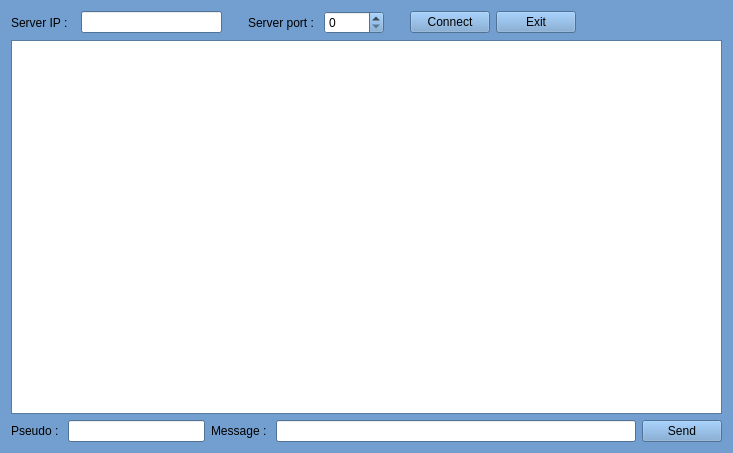
<?xml version="1.0" encoding="UTF-8"?>
<ui version="4.0">
 <class>ClientWindow</class>
 <widget class="QWidget" name="ClientWindow">
  <property name="geometry">
   <rect>
    <x>0</x>
    <y>0</y>
    <width>733</width>
    <height>453</height>
   </rect>
  </property>
  <property name="palette">
   <palette>
    <active>
     <colorrole role="WindowText">
      <brush brushstyle="SolidPattern">
       <color alpha="255">
        <red>0</red>
        <green>0</green>
        <blue>0</blue>
       </color>
      </brush>
     </colorrole>
     <colorrole role="Button">
      <brush brushstyle="SolidPattern">
       <color alpha="255">
        <red>114</red>
        <green>159</green>
        <blue>207</blue>
       </color>
      </brush>
     </colorrole>
     <colorrole role="Light">
      <brush brushstyle="SolidPattern">
       <color alpha="255">
        <red>196</red>
        <green>225</green>
        <blue>255</blue>
       </color>
      </brush>
     </colorrole>
     <colorrole role="Midlight">
      <brush brushstyle="SolidPattern">
       <color alpha="255">
        <red>155</red>
        <green>192</green>
        <blue>231</blue>
       </color>
      </brush>
     </colorrole>
     <colorrole role="Dark">
      <brush brushstyle="SolidPattern">
       <color alpha="255">
        <red>57</red>
        <green>79</green>
        <blue>103</blue>
       </color>
      </brush>
     </colorrole>
     <colorrole role="Mid">
      <brush brushstyle="SolidPattern">
       <color alpha="255">
        <red>76</red>
        <green>106</green>
        <blue>138</blue>
       </color>
      </brush>
     </colorrole>
     <colorrole role="Text">
      <brush brushstyle="SolidPattern">
       <color alpha="255">
        <red>0</red>
        <green>0</green>
        <blue>0</blue>
       </color>
      </brush>
     </colorrole>
     <colorrole role="BrightText">
      <brush brushstyle="SolidPattern">
       <color alpha="255">
        <red>255</red>
        <green>255</green>
        <blue>255</blue>
       </color>
      </brush>
     </colorrole>
     <colorrole role="ButtonText">
      <brush brushstyle="SolidPattern">
       <color alpha="255">
        <red>0</red>
        <green>0</green>
        <blue>0</blue>
       </color>
      </brush>
     </colorrole>
     <colorrole role="Base">
      <brush brushstyle="SolidPattern">
       <color alpha="255">
        <red>255</red>
        <green>255</green>
        <blue>255</blue>
       </color>
      </brush>
     </colorrole>
     <colorrole role="Window">
      <brush brushstyle="SolidPattern">
       <color alpha="255">
        <red>114</red>
        <green>159</green>
        <blue>207</blue>
       </color>
      </brush>
     </colorrole>
     <colorrole role="Shadow">
      <brush brushstyle="SolidPattern">
       <color alpha="255">
        <red>0</red>
        <green>0</green>
        <blue>0</blue>
       </color>
      </brush>
     </colorrole>
     <colorrole role="AlternateBase">
      <brush brushstyle="SolidPattern">
       <color alpha="255">
        <red>184</red>
        <green>207</green>
        <blue>231</blue>
       </color>
      </brush>
     </colorrole>
     <colorrole role="ToolTipBase">
      <brush brushstyle="SolidPattern">
       <color alpha="255">
        <red>255</red>
        <green>255</green>
        <blue>220</blue>
       </color>
      </brush>
     </colorrole>
     <colorrole role="ToolTipText">
      <brush brushstyle="SolidPattern">
       <color alpha="255">
        <red>0</red>
        <green>0</green>
        <blue>0</blue>
       </color>
      </brush>
     </colorrole>
     <colorrole role="PlaceholderText">
      <brush brushstyle="SolidPattern">
       <color alpha="128">
        <red>0</red>
        <green>0</green>
        <blue>0</blue>
       </color>
      </brush>
     </colorrole>
    </active>
    <inactive>
     <colorrole role="WindowText">
      <brush brushstyle="SolidPattern">
       <color alpha="255">
        <red>0</red>
        <green>0</green>
        <blue>0</blue>
       </color>
      </brush>
     </colorrole>
     <colorrole role="Button">
      <brush brushstyle="SolidPattern">
       <color alpha="255">
        <red>114</red>
        <green>159</green>
        <blue>207</blue>
       </color>
      </brush>
     </colorrole>
     <colorrole role="Light">
      <brush brushstyle="SolidPattern">
       <color alpha="255">
        <red>196</red>
        <green>225</green>
        <blue>255</blue>
       </color>
      </brush>
     </colorrole>
     <colorrole role="Midlight">
      <brush brushstyle="SolidPattern">
       <color alpha="255">
        <red>155</red>
        <green>192</green>
        <blue>231</blue>
       </color>
      </brush>
     </colorrole>
     <colorrole role="Dark">
      <brush brushstyle="SolidPattern">
       <color alpha="255">
        <red>57</red>
        <green>79</green>
        <blue>103</blue>
       </color>
      </brush>
     </colorrole>
     <colorrole role="Mid">
      <brush brushstyle="SolidPattern">
       <color alpha="255">
        <red>76</red>
        <green>106</green>
        <blue>138</blue>
       </color>
      </brush>
     </colorrole>
     <colorrole role="Text">
      <brush brushstyle="SolidPattern">
       <color alpha="255">
        <red>0</red>
        <green>0</green>
        <blue>0</blue>
       </color>
      </brush>
     </colorrole>
     <colorrole role="BrightText">
      <brush brushstyle="SolidPattern">
       <color alpha="255">
        <red>255</red>
        <green>255</green>
        <blue>255</blue>
       </color>
      </brush>
     </colorrole>
     <colorrole role="ButtonText">
      <brush brushstyle="SolidPattern">
       <color alpha="255">
        <red>0</red>
        <green>0</green>
        <blue>0</blue>
       </color>
      </brush>
     </colorrole>
     <colorrole role="Base">
      <brush brushstyle="SolidPattern">
       <color alpha="255">
        <red>255</red>
        <green>255</green>
        <blue>255</blue>
       </color>
      </brush>
     </colorrole>
     <colorrole role="Window">
      <brush brushstyle="SolidPattern">
       <color alpha="255">
        <red>114</red>
        <green>159</green>
        <blue>207</blue>
       </color>
      </brush>
     </colorrole>
     <colorrole role="Shadow">
      <brush brushstyle="SolidPattern">
       <color alpha="255">
        <red>0</red>
        <green>0</green>
        <blue>0</blue>
       </color>
      </brush>
     </colorrole>
     <colorrole role="AlternateBase">
      <brush brushstyle="SolidPattern">
       <color alpha="255">
        <red>184</red>
        <green>207</green>
        <blue>231</blue>
       </color>
      </brush>
     </colorrole>
     <colorrole role="ToolTipBase">
      <brush brushstyle="SolidPattern">
       <color alpha="255">
        <red>255</red>
        <green>255</green>
        <blue>220</blue>
       </color>
      </brush>
     </colorrole>
     <colorrole role="ToolTipText">
      <brush brushstyle="SolidPattern">
       <color alpha="255">
        <red>0</red>
        <green>0</green>
        <blue>0</blue>
       </color>
      </brush>
     </colorrole>
     <colorrole role="PlaceholderText">
      <brush brushstyle="SolidPattern">
       <color alpha="128">
        <red>0</red>
        <green>0</green>
        <blue>0</blue>
       </color>
      </brush>
     </colorrole>
    </inactive>
    <disabled>
     <colorrole role="WindowText">
      <brush brushstyle="SolidPattern">
       <color alpha="255">
        <red>57</red>
        <green>79</green>
        <blue>103</blue>
       </color>
      </brush>
     </colorrole>
     <colorrole role="Button">
      <brush brushstyle="SolidPattern">
       <color alpha="255">
        <red>114</red>
        <green>159</green>
        <blue>207</blue>
       </color>
      </brush>
     </colorrole>
     <colorrole role="Light">
      <brush brushstyle="SolidPattern">
       <color alpha="255">
        <red>196</red>
        <green>225</green>
        <blue>255</blue>
       </color>
      </brush>
     </colorrole>
     <colorrole role="Midlight">
      <brush brushstyle="SolidPattern">
       <color alpha="255">
        <red>155</red>
        <green>192</green>
        <blue>231</blue>
       </color>
      </brush>
     </colorrole>
     <colorrole role="Dark">
      <brush brushstyle="SolidPattern">
       <color alpha="255">
        <red>57</red>
        <green>79</green>
        <blue>103</blue>
       </color>
      </brush>
     </colorrole>
     <colorrole role="Mid">
      <brush brushstyle="SolidPattern">
       <color alpha="255">
        <red>76</red>
        <green>106</green>
        <blue>138</blue>
       </color>
      </brush>
     </colorrole>
     <colorrole role="Text">
      <brush brushstyle="SolidPattern">
       <color alpha="255">
        <red>57</red>
        <green>79</green>
        <blue>103</blue>
       </color>
      </brush>
     </colorrole>
     <colorrole role="BrightText">
      <brush brushstyle="SolidPattern">
       <color alpha="255">
        <red>255</red>
        <green>255</green>
        <blue>255</blue>
       </color>
      </brush>
     </colorrole>
     <colorrole role="ButtonText">
      <brush brushstyle="SolidPattern">
       <color alpha="255">
        <red>57</red>
        <green>79</green>
        <blue>103</blue>
       </color>
      </brush>
     </colorrole>
     <colorrole role="Base">
      <brush brushstyle="SolidPattern">
       <color alpha="255">
        <red>114</red>
        <green>159</green>
        <blue>207</blue>
       </color>
      </brush>
     </colorrole>
     <colorrole role="Window">
      <brush brushstyle="SolidPattern">
       <color alpha="255">
        <red>114</red>
        <green>159</green>
        <blue>207</blue>
       </color>
      </brush>
     </colorrole>
     <colorrole role="Shadow">
      <brush brushstyle="SolidPattern">
       <color alpha="255">
        <red>0</red>
        <green>0</green>
        <blue>0</blue>
       </color>
      </brush>
     </colorrole>
     <colorrole role="AlternateBase">
      <brush brushstyle="SolidPattern">
       <color alpha="255">
        <red>114</red>
        <green>159</green>
        <blue>207</blue>
       </color>
      </brush>
     </colorrole>
     <colorrole role="ToolTipBase">
      <brush brushstyle="SolidPattern">
       <color alpha="255">
        <red>255</red>
        <green>255</green>
        <blue>220</blue>
       </color>
      </brush>
     </colorrole>
     <colorrole role="ToolTipText">
      <brush brushstyle="SolidPattern">
       <color alpha="255">
        <red>0</red>
        <green>0</green>
        <blue>0</blue>
       </color>
      </brush>
     </colorrole>
     <colorrole role="PlaceholderText">
      <brush brushstyle="SolidPattern">
       <color alpha="128">
        <red>0</red>
        <green>0</green>
        <blue>0</blue>
       </color>
      </brush>
     </colorrole>
    </disabled>
   </palette>
  </property>
  <property name="windowTitle">
   <string>SpeakAPP [Client Mode]</string>
  </property>
  <layout class="QVBoxLayout" name="verticalLayout_2">
   <item>
    <layout class="QVBoxLayout" name="MainLayout_verticalLayout">
     <item>
      <layout class="QHBoxLayout" name="Connection_horizontalLayout">
       <item>
        <widget class="QLabel" name="ServerIP_label">
         <property name="text">
          <string>Server IP :  </string>
         </property>
        </widget>
       </item>
       <item>
        <widget class="QLineEdit" name="ServerIP_lineEdit"/>
       </item>
       <item>
        <spacer name="Port_IP_horizontalSpacer">
         <property name="orientation">
          <enum>Qt::Horizontal</enum>
         </property>
         <property name="sizeType">
          <enum>QSizePolicy::Fixed</enum>
         </property>
         <property name="sizeHint" stdset="0">
          <size>
           <width>20</width>
           <height>20</height>
          </size>
         </property>
        </spacer>
       </item>
       <item>
        <widget class="QLabel" name="ServerPort_label">
         <property name="text">
          <string>Server port : </string>
         </property>
        </widget>
       </item>
       <item>
        <widget class="QSpinBox" name="ServerPort_spinBox">
         <property name="sizePolicy">
          <sizepolicy hsizetype="Fixed" vsizetype="Fixed">
           <horstretch>0</horstretch>
           <verstretch>0</verstretch>
          </sizepolicy>
         </property>
         <property name="minimumSize">
          <size>
           <width>60</width>
           <height>0</height>
          </size>
         </property>
        </widget>
       </item>
       <item>
        <spacer name="Port_Connect_horizontalSpacer">
         <property name="orientation">
          <enum>Qt::Horizontal</enum>
         </property>
         <property name="sizeType">
          <enum>QSizePolicy::Fixed</enum>
         </property>
         <property name="sizeHint" stdset="0">
          <size>
           <width>20</width>
           <height>20</height>
          </size>
         </property>
        </spacer>
       </item>
       <item>
        <widget class="QPushButton" name="Conenct_pushButton">
         <property name="text">
          <string>Connect</string>
         </property>
        </widget>
       </item>
       <item>
        <widget class="QPushButton" name="Exit_pushButton">
         <property name="text">
          <string>Exit</string>
         </property>
        </widget>
       </item>
       <item>
        <spacer name="Connect_Icon_horizontalSpacer">
         <property name="orientation">
          <enum>Qt::Horizontal</enum>
         </property>
         <property name="sizeHint" stdset="0">
          <size>
           <width>40</width>
           <height>20</height>
          </size>
         </property>
        </spacer>
       </item>
       <item>
        <widget class="QLabel" name="ChatIcon_label">
         <property name="text">
          <string>&lt;html&gt;&lt;head/&gt;&lt;body&gt;&lt;p&gt;&lt;img src=&quot;:/serverwindow/communication.png&quot;/&gt;&lt;/p&gt;&lt;/body&gt;&lt;/html&gt;</string>
         </property>
        </widget>
       </item>
      </layout>
     </item>
     <item>
      <widget class="QListView" name="ChatArea_listView"/>
     </item>
     <item>
      <layout class="QHBoxLayout" name="MessageArea_horizontalLayout">
       <item>
        <widget class="QLabel" name="Pseudo_label">
         <property name="text">
          <string>Pseudo : </string>
         </property>
        </widget>
       </item>
       <item>
        <widget class="QLineEdit" name="Pseudo_lineEdit"/>
       </item>
       <item>
        <widget class="QLabel" name="Message_label">
         <property name="text">
          <string>Message : </string>
         </property>
        </widget>
       </item>
       <item>
        <widget class="QLineEdit" name="Message_lineEdit">
         <property name="sizePolicy">
          <sizepolicy hsizetype="Preferred" vsizetype="Fixed">
           <horstretch>0</horstretch>
           <verstretch>0</verstretch>
          </sizepolicy>
         </property>
         <property name="minimumSize">
          <size>
           <width>360</width>
           <height>0</height>
          </size>
         </property>
        </widget>
       </item>
       <item>
        <widget class="QPushButton" name="Send_pushButton">
         <property name="text">
          <string>Send</string>
         </property>
        </widget>
       </item>
      </layout>
     </item>
    </layout>
   </item>
  </layout>
 </widget>
 <resources/>
 <connections/>
</ui>
